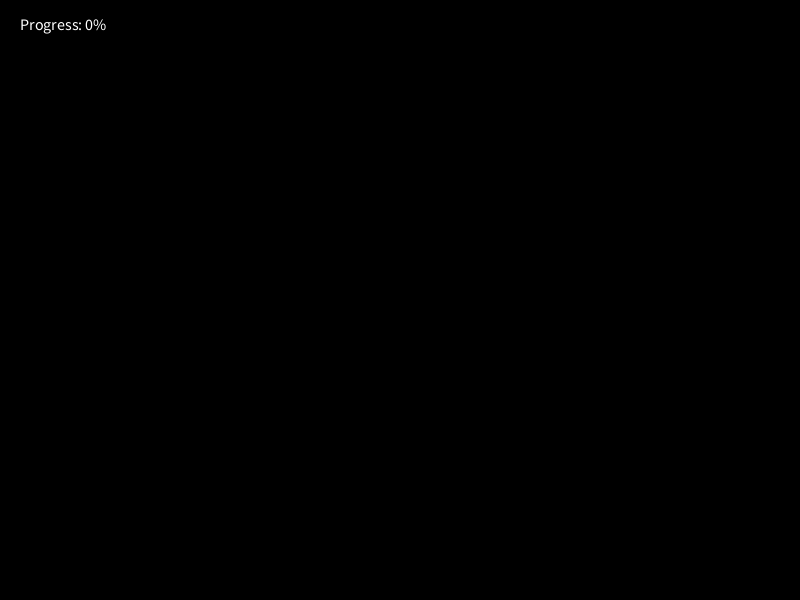
Frame 1 (no input)
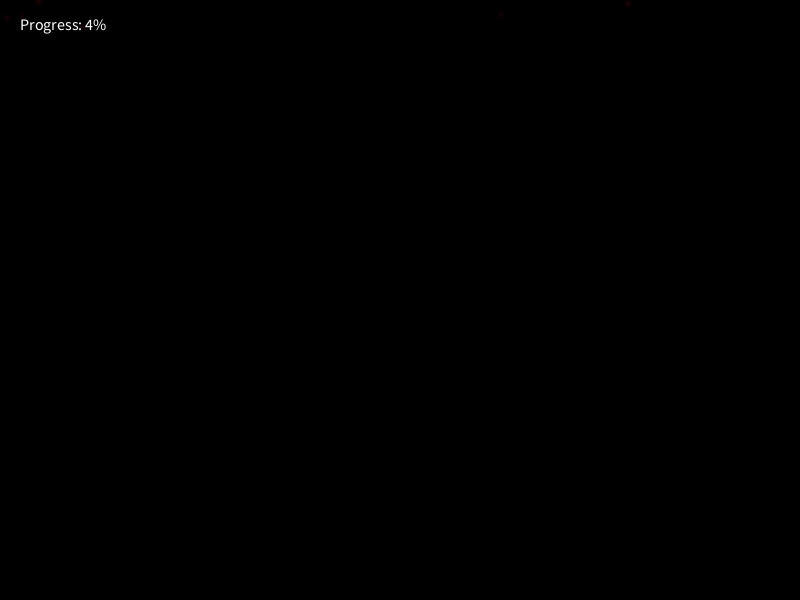
Frame 60 (the mouse pressed at the canvas centre just before this capture)
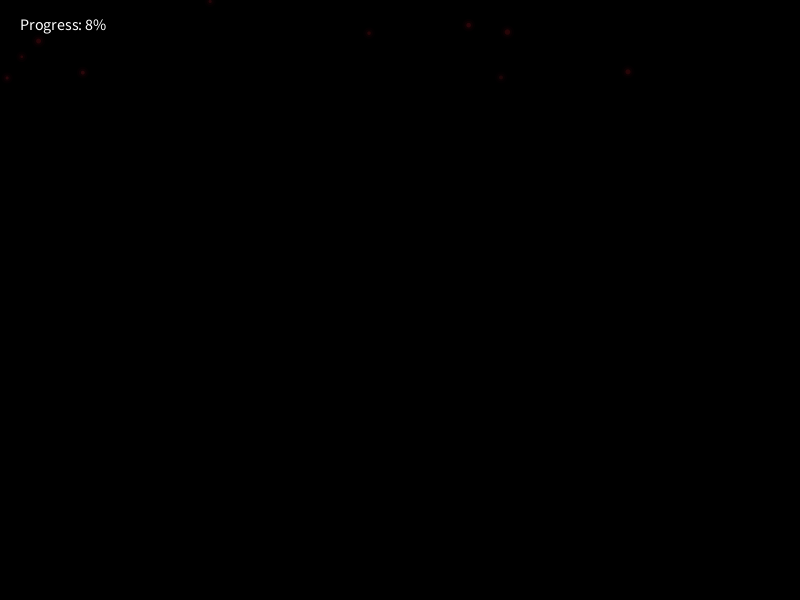
Frame 120 (the mouse held since frame 60 and released just before this capture)

The Processing sketch that drew these frames (run headless with seeded random() and noise(); from frame 60 on, the mouse is pressed at the canvas centre):

// Processing sketch: ClaireLee_DanceProject25
// ── ClaireLee_DanceProject25.pde
// timing stuff
float glowIntensity = 0;
float domeProgress = 0;
int startTime = 0;
boolean performanceStarted = false;
boolean shatterTriggered = false;
ArrayList<Spark> sparks;
ArrayList<Shard> shards;

int TOTAL_TIME = 30000; // make it 30 sec for testing
int SHATTER_TIME = 27000; // shatter at 27 sec (3 sec before end)

void setup() 
{
  size(800, 600);
  colorMode(RGB, 255);
  
  performanceStarted = true;
  startTime = millis();
  
  // make some sparks
  sparks = new ArrayList<Spark>();
  for (int i = 0; i < 80; i++) {
    sparks.add(new Spark());
  }
  
  // make shards for later
  shards = new ArrayList();
}

void draw() 
{
  background(0);
  
  // figure out how far along we are
  if (performanceStarted) {
    int elapsed = millis() - startTime;
    float progress = (float)elapsed / TOTAL_TIME;
    progress = constrain(progress, 0, 1);
    
    glowIntensity = progress * 100;
    
    // dome appears early but gradient fills it slowly
    if (progress < 0.15) 
    {
      domeProgress = 0;
    } 
    else 
    {
      float domeStartProgress = (progress - 0.15) / 0.85;
      domeProgress = domeStartProgress * 100;
    }
    
    // trigger shatter near the end
    if (elapsed >= SHATTER_TIME && !shatterTriggered) 
    {
      triggerShatter();
    }
  }
  
  // draw sparks first so they're behind everything
  for (Spark s : sparks) 
  {
    s.update();
    s.display();
  }
  
  // red glow coming up from bottom - contained in dome
  noStroke();
  float glowHeight = height * (glowIntensity / 100);
  float maxRadius = min(width, height) * 0.8;
  float currentRadius = maxRadius * (domeProgress / 100);
  
  pushMatrix();
  translate(width / 2, height);
  
  // always draw dome outline first if it exists
  if (domeProgress > 5) 
  {
    noFill();
    for (int i = 0; i < 25; i++) 
    {
      float outlineAlpha = map(i, 0, 25, 120, 0) * (domeProgress / 100);
      stroke(220, 20, 40, outlineAlpha);
      strokeWeight(1 + i * 0.3);
      arc(0, 0, currentRadius * 2 + i * 5, currentRadius * 2 + i * 5, PI, TWO_PI);
    }
  }
  
  // gradient fills inside dome shape
  if (domeProgress > 5) 
  {
    for (float y = 0; y > -glowHeight; y -= 2) 
    {
      float distFromBottom = abs(y);
      float fadeAmount = distFromBottom / glowHeight;
      
      // crimson color - more burgundy
      float redValue = 180 + (75 * (1 - fadeAmount * 0.5));
      float greenValue = 0;
      float blueValue = 30 * (1 - fadeAmount * 0.8);
      float alpha = 255 * (1 - fadeAmount);
      
      fill(redValue, greenValue, blueValue, alpha);
      
      // calculate width at this height using circle formula
      float radiusAtHeight = sqrt(currentRadius * currentRadius - y * y);
      if (!Float.isNaN(radiusAtHeight)) 
      {
        rect(-radiusAtHeight, y, radiusAtHeight * 2, 2);
      }
    }
  }
  
  popMatrix();
  
  // draw shards if shattered
  if (shatterTriggered) {
    for (int i = shards.size() - 1; i >= 0; i--) 
    {
      Shard s = shards.get(i);
      s.update();
      s.display();
      if (s.isDead()) 
      {
        shards.remove(i);
      }
    }
  }
  
  // check progress
  fill(255);
  textSize(16);
  text("Progress: " + int(glowIntensity) + "%", 20, 30);
}

// sparks that fall slowly
class Spark 
{
  float x, y;
  float size;
  float speed;
  float alpha;
  float brightness;
  
  Spark() 
  {
    x = random(width);
    y = random(-height, 0);
    size = random(2, 6);
    speed = random(0.3, 1.2);
    alpha = random(150, 255);
    brightness = random(180, 255);
  }
  
  void update() 
  {
    y += speed;
    if (y > height) 
    {
      y = random(-50, 0);
      x = random(width);
    }
  }
  
  void display() 
  {
    // glow effect
    noStroke();
    for (int i = 0; i < 3; i++) 
    {
      float glowAlpha = alpha * (glowIntensity / 100) / (i + 1);
      fill(brightness, 20, 40, glowAlpha);
      ellipse(x, y, size + i * 4, size + i * 4);
    }
    
    // center bright spot
    fill(brightness, 50, 60, alpha * (glowIntensity / 100));
    ellipse(x, y, size, size);
  }
}

void keyPressed() 
{
  if (key == 'r' || key == 'R') 
  {
    // start over
    performanceStarted = true;
    startTime = millis();
    glowIntensity = 0;
    domeProgress = 0;
    shatterTriggered = false;
    shards.clear();
  }
}

void triggerShatter() 
{
  shatterTriggered = true;
  
  // create shards from the dome
  float maxRadius = min(width, height) * 0.8;
  float currentRadius = maxRadius * (domeProgress / 100);
  
  // make lots of shards
  for (int i = 0; i < 60; i++) 
  {
    float angle = random(PI, TWO_PI);
    float r = random(currentRadius * 0.7, currentRadius);
    float x = width/2 + cos(angle) * r;
    float y = height + sin(angle) * r;
    
    shards.add(new Shard(x, y));
  }
}

// shards that explode outward
class Shard 
{
  float x, y;
  float vx, vy;
  float rotation;
  float rotSpeed;
  float alpha;
  float size;
  int numPoints;
  float[] pointsX;
  float[] pointsY;
  
  Shard(float startX, float startY) 
  {
    x = startX;
    y = startY;
    
    // velocity away from center
    float angle = atan2(y - height, x - width/2);
    float speed = random(3, 10);
    vx = cos(angle) * speed;
    vy = sin(angle) * speed - 3;
    
    rotation = random(TWO_PI);
    rotSpeed = random(-0.15, 0.15);
    alpha = 255;
    size = random(15, 35);
    
    // make irregular shard shape
    numPoints = int(random(3, 6));
    pointsX = new float[numPoints];
    pointsY = new float[numPoints];
    
    for (int i = 0; i < numPoints; i++) 
    {
      float a = (float)i / numPoints * TWO_PI + random(-0.4, 0.4);
      float r = size * random(0.5, 1);
      pointsX[i] = cos(a) * r;
      pointsY[i] = sin(a) * r;
    }
  }
  
  void update() 
  {
    x += vx;
    y += vy;
    vy += 0.3; // gravity
    rotation += rotSpeed;
    alpha -= 2.5;
  }
  
  void display() 
  {
    pushMatrix();
    translate(x, y);
    rotate(rotation);
    
    // draw shard with glow
    for (int i = 0; i < 2; i++) 
    {
      float glowAlpha = alpha / (i + 1) * 0.5;
      fill(220, 20, 40, glowAlpha);
      noStroke();
      
      beginShape();
      for (int j = 0; j < numPoints; j++) 
      {
        vertex(pointsX[j] + i * 2, pointsY[j] + i * 2);
      }
      endShape(CLOSE);
    }
    
    // main shard
    fill(180, 0, 30, alpha);
    beginShape();
    for (int i = 0; i < numPoints; i++) 
    {
      vertex(pointsX[i], pointsY[i]);
    }
    endShape(CLOSE);
    
    popMatrix();
  }
  
  boolean isDead() 
  {
    return alpha <= 0;
  }
}
